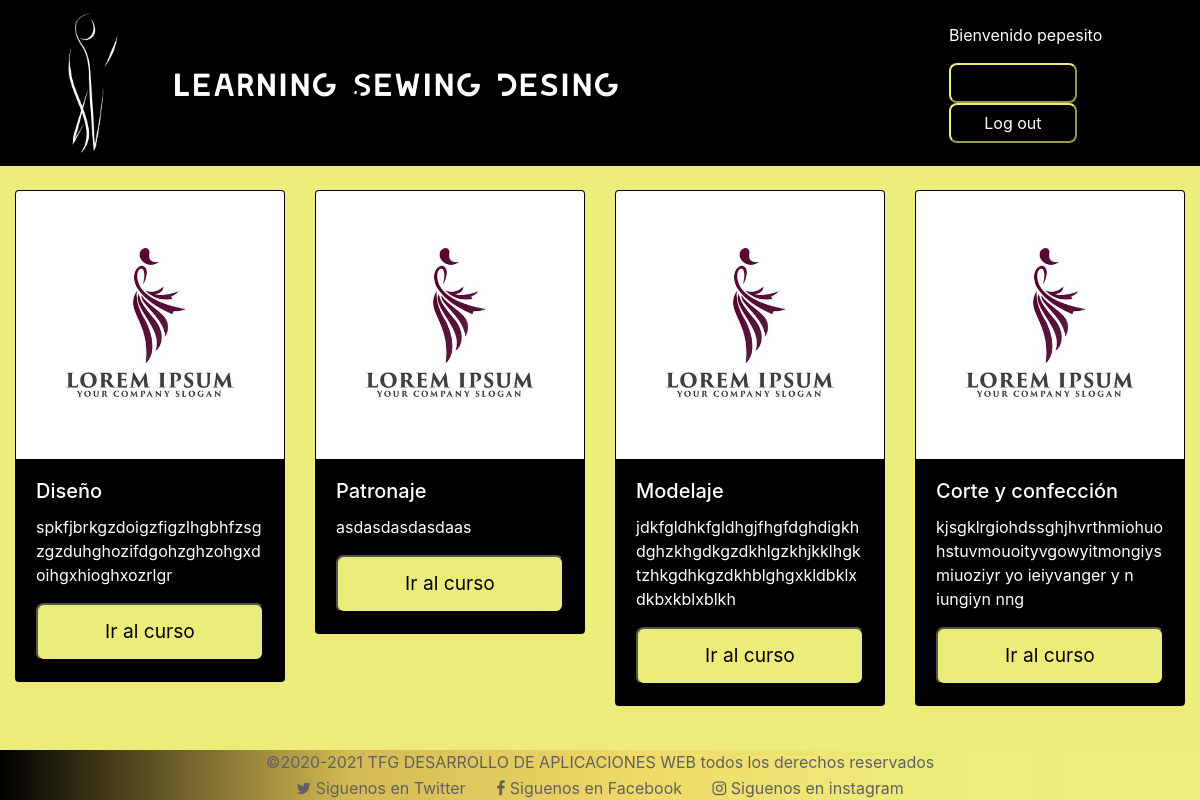
The page /pages/Profesores/perfil_profesor.php (signed in) on the database its author committed.
### tables this page shows
CREATE TABLE IF NOT EXISTS curso (
  idcurso int(11) NOT NULL AUTO_INCREMENT,
  Profesor_Usuarios_idUsuarios int(11) NOT NULL,
  nombre varchar(45) NOT NULL,
  precio decimal(3,0) NOT NULL,
  duracion decimal(4,0) NOT NULL,
  descripcion text NOT NULL,
  foto varchar(45) NOT NULL,
  lecciones int(11) NOT NULL,
  valoracion int(11) NOT NULL,
  PRIMARY KEY (idcurso),
  KEY Profesor_Usuarios_idUsuarios (Profesor_Usuarios_idUsuarios)
);

### pages/Profesores/perfil_profesor.php (the view, shortened to what this page needs)
<?php
include "../../PHP/libreria.php";
 ?>
 <!doctype html>
 <html lang="en">
 <head>
   <link rel="stylesheet" href="https://stackpath.bootstrapcdn.com/bootstrap/4.4.1/css/bootstrap.min.css">
   <link rel="stylesheet" href="../../css/font-awesome.css">
   <link rel="stylesheet" type="text-css" href="css/bootstrap-social.scss">
   <link rel="stylesheet" href="../../css/master.css">
 </head>
    <body>
      <?php headerito(); ?>
        <div class="container-fluid">
            <div class="row" id="rowProfesor">
                <?php
                $sesion_idUsuario=$_SESSION ['id_usuario'];
                $result = cursosProfesor($sesion_idUsuario);
                if ($result != ""){
                  for ($i=0; $i <mysqli_num_rows($result); $i++){
                      $fila=mysqli_fetch_row($result);
                        ?>
                        <div class="col-sm-3">
                            <div class="card">
                              <img src="/TFG/images/cursos/<?php echo $fila[1]  ?>/logocurso.jpg" class="card-img-top" alt="">
                                <div class="card-body">
                                        <h5 class="card-title"><?php echo $fila[0] ?></h5>
                                        <p class="card-text"><?php echo $fila[2]; ?></p>
                                    <button class="boton-cards"><a href="/TFG/pages/Cursos/<?php echo $fila[0]; ?>/Principal.php">Ir al curso</a></button>
                                </div>
                            </div>
                        </div>
                    <?php }
                    }
                ?>
            </div>
        </div>
    </body>
</html>

### PHP/libreria.php (shortened to what this page needs)
<?php
    function saludarusuario(){
      $usuario=$_SESSION['nombre'] ;
        echo "Bienvenido $usuario";
    }
    function headerito(){
      $documento= $_SERVER['DOCUMENT_ROOT'];
        switch ($_SESSION['tipouser']) {
            case '2':
                include "$documento/TFG/cabeceras/headerProfesor.php";
                break;
           }
    }
    function cursosProfesor($sesion_idUsuario){
        $con = conexion("academiatfg");
        $query = "select nombre, foto, descripcion from curso where Profesor_Usuarios_idUsuarios = $sesion_idUsuario";
        $row = mysqli_query($con,$query);
        return $row;
    }
?>

### cabeceras/headerProfesor.php (shortened to what this page needs)
<nav class="navbar navbar-dark navbar-expand-sm">
  <div class="collapse navbar-collapse" id="collapse_menu">
    <a class="navbar-brand" href="/TFG/index.php"><img src="http://localhost/TFG/images/Logo2.png" alt=""></a>
    <span class="navbar-text" id="titulo">Learning Sewing Desing</span>
    <form class="" action="/TFG/PHP/logout.php" method="get" style="margin-left:auto;margin-right:7%;">
      <p class="text-white"><?php saludarusuario(); ?></p>
      <button type="button" class="boton2" name="button"><a href="/TFG/pages/Profesores/perfil_profesor.php">Tu perfil</a></button>
      <button class=="btn " type="submit" name="logout" id="boton" value="yes">Log out</button>
    </form>
    </div>
</nav>

### css/master.css (style rules this page uses)
body { background: rgb(236, 236, 123); }
nav { margin-bottom: 2%; background-color: black; }
.navbar-brand img { height: 7em; }
#titulo { color: white; font-size: 200%; font-family: Leixo; }
#rowProfesor { height: 25em; }
.card-img-top { text-align: center; background-repeat: no-repeat; background-position: 50%; background-size: 100% auto; }
.botomito { margin-top: 2%; background: rgba(0, 0, 0, 1); background: -moz-linear-gradient( left, rgba(0, 0, 0, 1) 0%, rgba(212, 186, 82, 1) 29%, rgba(240, 218, 105, 1) 54%, rgba(236, 236, 123, 1) 76%, rgba(235, 239, 123, 1) 100% ); background: -webkit-gradient( left top, right top, color-stop(0%, rgba(0, 0, 0, 1)), color-stop(29%, rgba(212, 186, 82, 1)), color-stop(54%, rgba(240, 218, 105, 1)), color-stop(76%, rgba(236, 236, 123, 1)), color-stop(100%, rgba(235, 239, 123, 1)) ); background: -webkit-linear-gradient( left, rgba(0, 0, 0, 1) 0%, rgba(212, 186, 82, 1) 29%, rgba(240, 218, 105, 1) 54%, rgba(236, 236, 123, 1) 76%, rgba(235, 239, 123, 1) 100% ); background: -o-linear-gradient( left, rgba(0, 0, 0, 1) 0%, rgba(212, 186, 82, 1) 29%, rgba(240, 218, 105, 1) 54%, rgba(236, 236, 123, 1) 76%, rgba(235, 239, 123, 1) 100% ); background: -ms-linear-gradient( left, rgba(0, 0, 0, 1) 0%, rgba(212, 186, 82, 1) 29%, rgba(240, 218, 105, 1) 54%, rgba(236, 236, 123, 1) 76%, rgba(235, 239, 123, 1) 100% ); background: linear-gradient( to right, rgba(0, 0, 0, 1) 0%, rgba(212, 186, 82, 1) 29%, rgba(240, 218, 105, 1) 54%, rgba(236, 236, 123, 1) 76%, rgba(235, 239, 123, 1) 100% ); filter: progid:DXImageTransform.Microsoft.gradient(startColorstr='#000000', endColorstr='#ebef7b', GradientType=1); }
#boton { border-radius: 0.5em; width: 8em; height: 2.5em; color: white; background-color: black; margin-left: auto; margin-right: 7%; border-color: rgb(236, 236, 123); }
.boton2 { border-radius: 0.5em; width: 8em; height: 2.5em; color: white; background-color: black; margin-left: auto; margin-right: 7%; border-color: rgb(236, 236, 123); }
a:link { color:white; }
.card { background-color: black; color: white; }
.boton-cards { border-radius: 0.4em; width: 100%; height: 3em; color: black; background-color: rgb(236, 236, 123); border-color: black; font-size: 1.2em; margin-left: auto; }
.rrss a { display: inline; }

### pages/Profesores/perfil_profesor.php (style rules this page uses)
a:link { color:black; }
.botomito { position: fixed; bottom: 0; }

### rows shown on the page
curso: foto (picture), nombre "Diseño", descripcion "spkfjbrkgzdoigzfigzlhgbhfzsgzgzduhghozifdgohzghzohgxdoihgxhioghxozrlgr"
curso: foto (picture), nombre "Patronaje", descripcion "asdasdasdasdaas"
curso: foto (picture), nombre "Modelaje", descripcion "jdkfgldhkfgldhgjfhgfdghdigkhdghzkhgdkgzdkhlgzkhjkklhgktzhkgdhkgzdkhblghgxkldbklxdkbxkblxblkh"
curso: foto (picture), nombre "Corte y confección", descripcion "kjsgklrgiohdssghjhvrthmiohuohstuvmouoityvgowyitmongiysmiuoziyr yo ieiyvanger y n iungiyn nng"

### other values the page prints
$usuario "pepesito"
